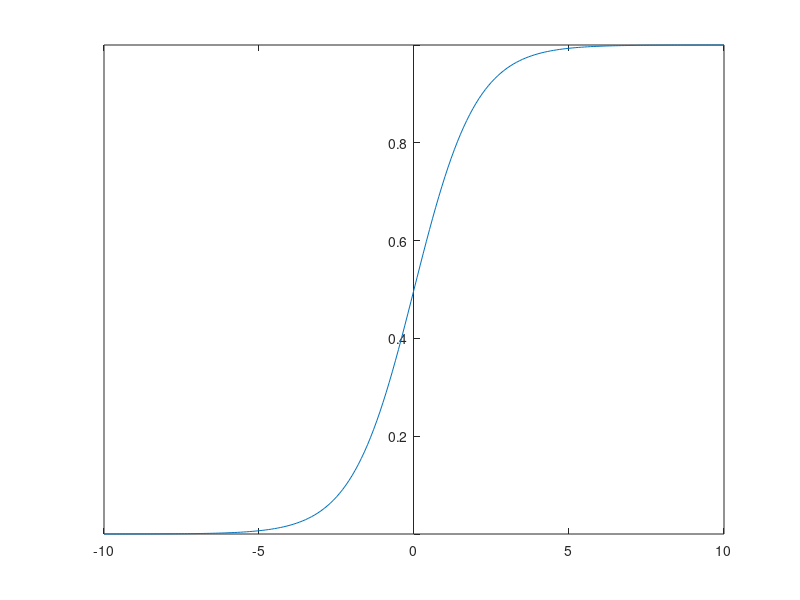

This chart was generated by the following MATLAB code:
clear ; close all; clcx=-10:0.1:10;lengthx=length(x);y=zeros(lengthx,1);%for i=1:lengthx%  y(i)=1/(1+e^(-1*x(i)));
%endfory=1./(1+exp(-x));plot(x,y);set(gca,'YAxisLocation','origin');